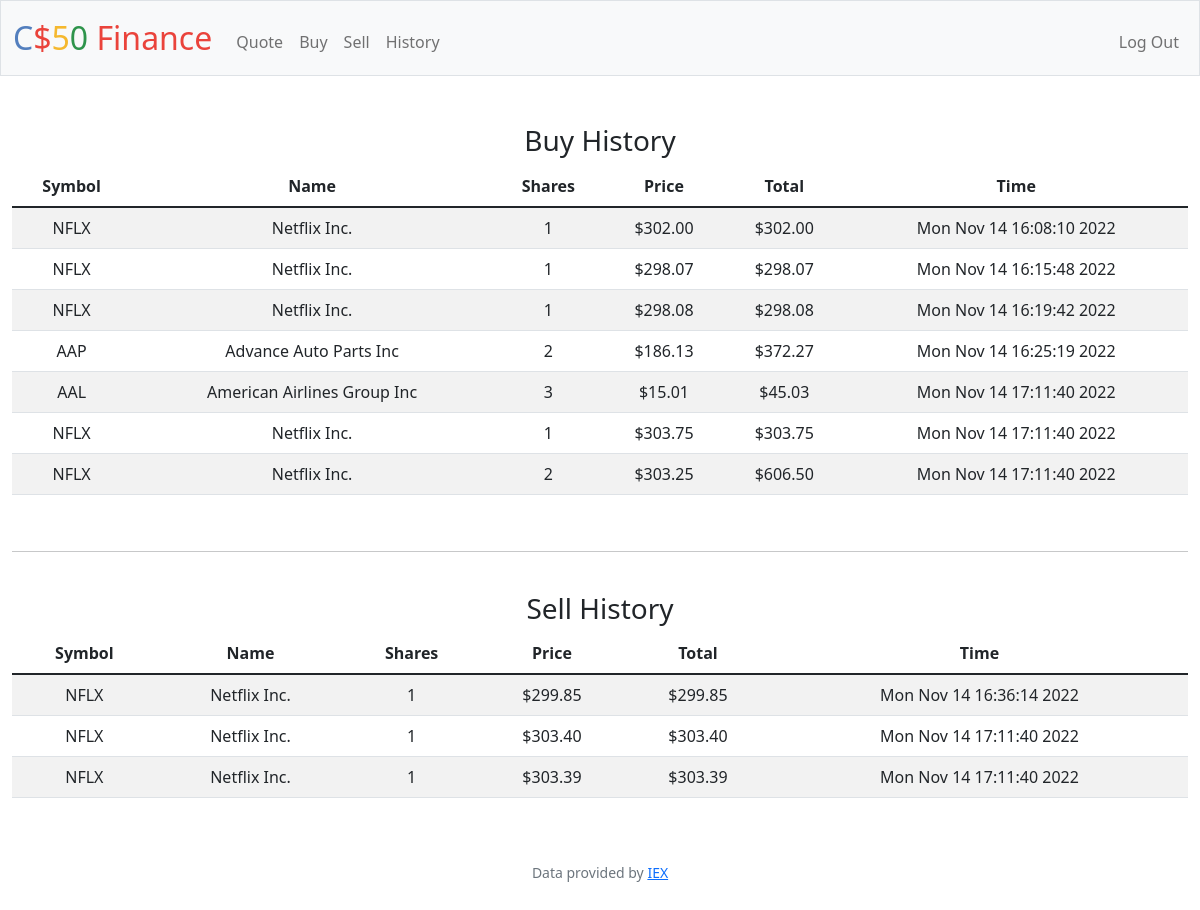
Screenshot of /history (signed in) with the database file from the repository.
### tables this page shows
CREATE TABLE buy_history (id INTEGER PRIMARY KEY AUTOINCREMENT NOT NULL,
   user_id INTEGER NOT NULL,
   symbol TEXT NOT NULL,
   name TEXT NOT NULL,
   shares INTEGER NOT NULL,
   price NUMERIC NOT NULL,
   total NUMERIC NOT NULL,
   time TEXT NOT NULL,
   FOREIGN KEY(user_id) REFERENCES users(id));

CREATE TABLE sell_history (id INTEGER PRIMARY KEY AUTOINCREMENT NOT NULL,
   user_id INTEGER NOT NULL,
   symbol TEXT NOT NULL,
   name TEXT NOT NULL,
   shares INTEGER NOT NULL,
   price TEXT NOT NULL,
   total TEXT NOT NULL,
   time TEXT NOT NULL,
   FOREIGN KEY(user_id) REFERENCES users(id));

### app.py (the view)
@app.route("/history")
@login_required
def history():
    buy_history = db.execute("SELECT * FROM buy_history WHERE user_id = ?", session["user_id"])
    sell_history = db.execute("SELECT * FROM sell_history WHERE user_id = ?", session["user_id"])
    return render_template("history.html", buy_history=buy_history, sell_history=sell_history)

### app.py (called while the page is built)
@app.after_request
def after_request(response):
    response.headers["Cache-Control"] = "no-cache, no-store, must-revalidate"
    response.headers["Expires"] = 0
    response.headers["Pragma"] = "no-cache"
    return response

### helpers.py (called while the page is built)
def login_required(f):
    @wraps(f)
    def decorated_function(*args, **kwargs):
        if session.get("user_id") is None:
            return redirect("/login")
        return f(*args, **kwargs)
    return decorated_function

### templates/history.html (shortened to what this page needs)
{% extends "layout.html" %}
{% block main %}
    <div>
        <h3>
            Buy History
        </h3>
    </div>
    <table class="table table-striped">
        <thead>
            <tr>
                <th>Symbol</th>
                <th>Name</th>
                <th>Shares</th>
                <th>Price</th>
                <th>Total</th>
                <th>Time</th>
            </tr>
        </thead>
        <tbody>
            {% for b in buy_history %}
            <tr>
                <td>{{ b["symbol"] }}</td>
                <td>{{ b["name"] }}</td>
                <td>{{ b["shares"] }}</td>
                <td>{{ b["price"] }}</td>
                <td>{{ b["total"] }}</td>
                <td>{{ b["time"]}}</td>
            </tr>
            {% endfor %}
        </tbody>
    </table>
    <br>
    <hr>
    <br>
    <div>
        <h3>
            Sell History
        </h3>
    </div>
    <table class="table table-striped">
        <thead>
            <tr>
                <th>Symbol</th>
                <th>Name</th>
                <th>Shares</th>
                <th>Price</th>
                <th>Total</th>
                <th>Time</th>
            </tr>
        </thead>
        <tbody>
            {% for s in sell_history %}
            <tr>
                <td>{{ s["symbol"] }}</td>
                <td>{{ s["name"] }}</td>
                <td>{{ s["shares"] }}</td>
                <td>{{ s["price"] }}</td>
                <td>{{ s["total"] }}</td>
                <td>{{ s["time"] }}</td>
            </tr>
            {% endfor %}
        </tbody>
    </table>
{% endblock %}

### rows the page displays
buy_history: symbol "NFLX", name "Netflix Inc.", shares "1", price "$302.00", total "$302.00", time "Mon Nov 14 16:08:10 2022"
buy_history: symbol "NFLX", name "Netflix Inc.", shares "1", price "$298.07", total "$298.07", time "Mon Nov 14 16:15:48 2022"
buy_history: symbol "NFLX", name "Netflix Inc.", shares "1", price "$298.08", total "$298.08", time "Mon Nov 14 16:19:42 2022"
buy_history: symbol "AAP", name "Advance Auto Parts Inc", shares "2", price "$186.13", total "$372.27", time "Mon Nov 14 16:25:19 2022"
buy_history: symbol "AAL", name "American Airlines Group Inc", shares "3", price "$15.01", total "$45.03", time "Mon Nov 14 17:11:40 2022"
buy_history: symbol "NFLX", name "Netflix Inc.", shares "1", price "$303.75", total "$303.75", time "Mon Nov 14 17:11:40 2022"
buy_history: symbol "NFLX", name "Netflix Inc.", shares "2", price "$303.25", total "$606.50", time "Mon Nov 14 17:11:40 2022"
sell_history: symbol "NFLX", name "Netflix Inc.", shares "1", price "$299.85", total "$299.85", time "Mon Nov 14 16:36:14 2022"
sell_history: symbol "NFLX", name "Netflix Inc.", shares "1", price "$303.40", total "$303.40", time "Mon Nov 14 17:11:40 2022"
sell_history: symbol "NFLX", name "Netflix Inc.", shares "1", price "$303.39", total "$303.39", time "Mon Nov 14 17:11:40 2022"
